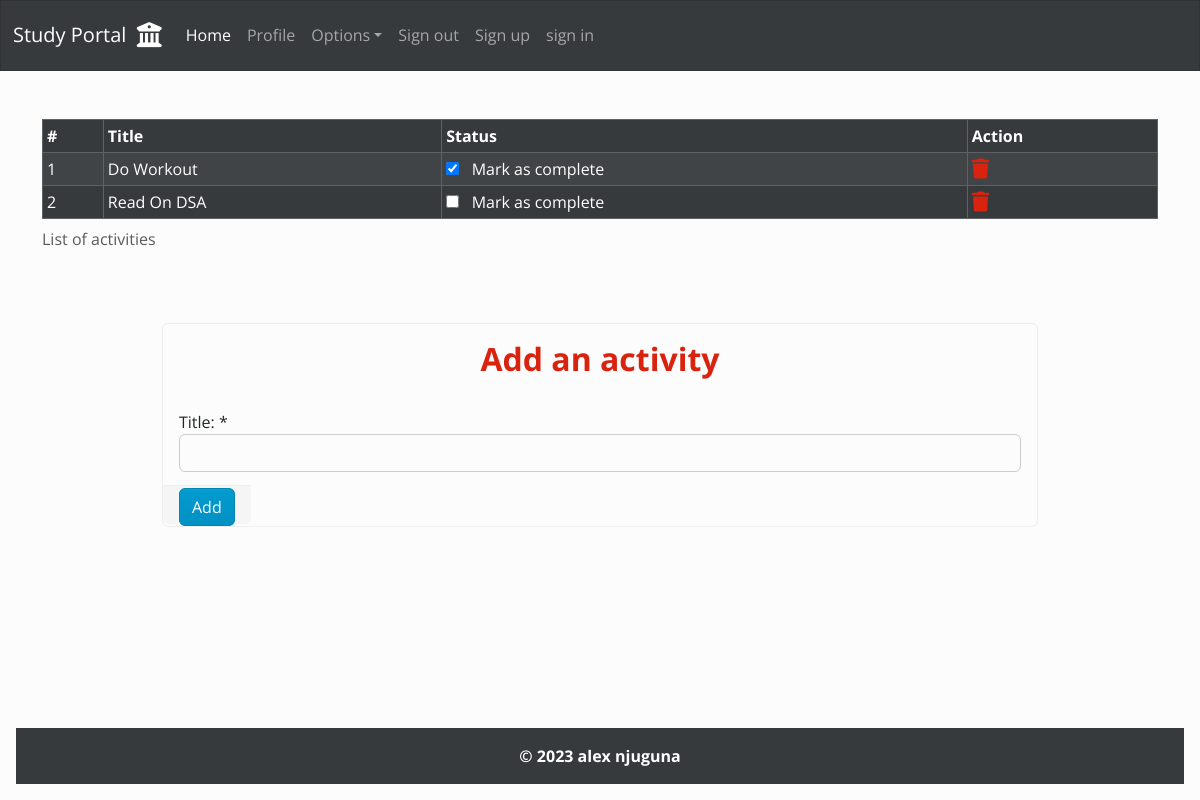
The app's page /activity/ (signed in), older data.
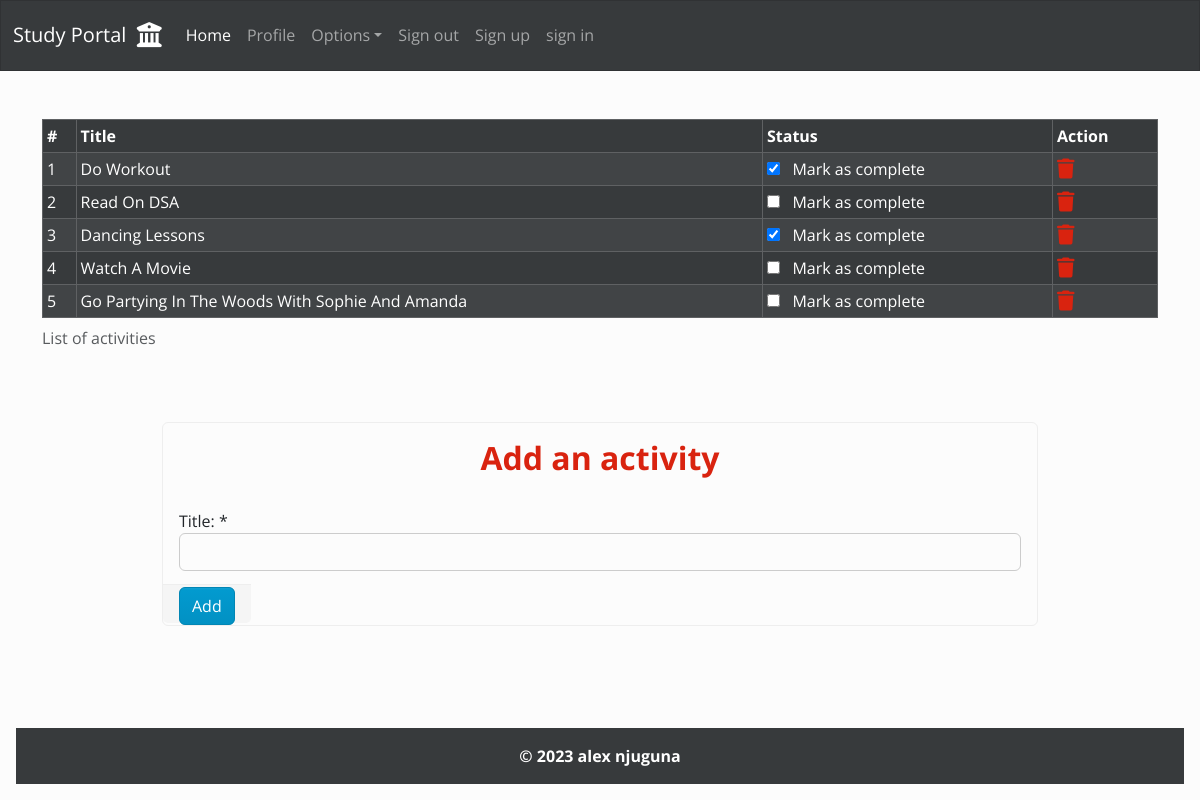
The same page, newer data.
### activity/models.py (models this page shows, shortened)
class Activity(models.Model):
    user = models.ForeignKey(User, on_delete=models.CASCADE)
    title = models.CharField(max_length=50)
    is_finished = models.BooleanField(default=False)

### activity/views.py (the view)
# urls.py: path("", views.home, name="home"),
def home(request):
    if request.method == "POST":
        form = ActivityForm(request.POST)
        if form.is_valid():
            title = form.cleaned_data.get("title")
            activity = Activity(user=request.user, title=title)
            activity.save()
            messages.success(request, f"Activity '{title.upper()}' added.")
            return redirect("activity:home")
    else:
        form = ActivityForm()
    activities = Activity.objects.filter(user=request.user)
    return render(request, "activity/home.html", {
        "title": "activities",
        "activities": activities,
        "form": form
    })

### activity/forms.py
class ActivityForm(forms.ModelForm):
    class Meta:
        model = Activity
        fields = ["title"]
        labels = {
            "title": "Title: "
        }
        widgets = {
            "title": forms.TextInput(attrs={
                "class": "form-control"
            })
        }

### activity/templates/activity/home.html (shortened to what this page needs)
{% extends 'dashboard/base.html' %}
{% load crispy_forms_tags %}
{% block content %}
    {% if activities %}
        <div class="container-md mt-5">
            <div class="table-responsive">
                <table class="table table-sm table-striped table-hover table-dark table-bordered">
                    <caption>List of activities</caption>
                    <thead>
                        <tr>
                            <th>#</th>
                            <th>Title</th>
                            <th>Status</th>
                            <th>Action</th>
                        </tr>
                    </thead>
                    <tbody>
                        {% for activity in activities %}
                            <tr>
                                <td>{{ forloop.counter }}</td>
                                <td class="text-capitalize">{{ activity.title }}</td>
                                <td>
                                    <a class="text-decoration-none" href="{% url 'activity:update_activity' activity.id %}">
                                        <div class="text-light">
                                            {% if activity.is_finished == True %}
                                                <input class="form-cntrol" type="checkbox" name="" id="" checked>
                                            {% else %}
                                                <input class="form-cntrol" type="checkbox" name="" id="">
                                            {% endif %}
                                            &nbsp;
                                            Mark as complete
                                        </div>
                                    </a>
                                </td>
                                <td>
                                    <a href="{% url 'activity:delete_activity' activity.id %}">
                                        <i class="fa-solid fa-trash fa-lg"></i>
                                    </a>
                                </td>
                            </tr>
                        {% endfor %}
                    </tbody>
                </table>
            </div>
        </div>
    {% else %}
        <h3 class="alert alert-info mt-3">No activities listed so far</h3>
    {% endif %}
    <div class="container-sm mt-5 w-75" style="margin-bottom: 120px;">
        <div class="card">
            <fieldset>
                <legend class="card-title text-center text-primary mt-3">
                    <h2 class="fw-bold fs-2">Add an activity</h2>
                </legend>
            </fieldset>
            <form class="form-group" action="" method="post" autocomplete="off">
                <fieldset class="card-body">
                    {{ form|crispy }}
                </fieldset>
                <fieldest class="card-footer mt-auto">
                    <button class="btn btn-info text-center" type="submit">
                        Add
                    </button>
                </fieldest>
            </form>
        </div>
    </div>
{% endblock content %}

### dashboard/templates/dashboard/base.html (shortened to what this page needs)
{% load static %}
<!DOCTYPE html>
<html lang="en">
<head>
    <link rel="stylesheet" href="{% static 'dashboard/css/bootstrap.min.css' %}">
    <link rel="stylesheet" href="https://cdnjs.cloudflare.com/ajax/libs/font-awesome/6.4.2/css/all.min.css"
 />
</head>
<body>
    {% include 'navbar.html' %}
    {% block content %}
    {% endblock content %}
    <div class="p-3 mt-4" style="position: fixed; bottom: 0; width: 100%;">
        <footer>
            <div class="bg-dark text-center text-light py-3">
                <p class="mb-0"><strong>&copy; {% now "Y" %} alex njuguna</strong></p>
            </div>
        </footer>
    </div>
</body>
</html>

### dashboard/templates/navbar.html (shortened to what this page needs)
<nav class="navbar navbar-expand-lg bg-dark" data-bs-theme="dark">
    <div class="container-fluid">
        <a class="navbar-brand" href="{% url 'dashboard:home' %}">Study Portal &nbsp;<i class="fa-solid fa-building-columns fa-lg"></i></a>
        <div class="collapse navbar-collapse" id="navbarColor02">
            <ul class="navbar-nav me-auto">
                <li class="nav-item">
                    <a class="nav-link active" href="{% url 'dashboard:home' %}">Home
                    </a>
                </li>
                <li class="nav-item">
                    <a class="nav-link" href="#">Profile</a>
                </li>
                <li class="nav-item dropdown">
                    <a class="nav-link dropdown-toggle" data-bs-toggle="dropdown" href="#" role="button"
                        aria-haspopup="true" aria-expanded="false">Options</a>
                </li>
                <li class="nav-item">
                    <a class="nav-link" href="#">Sign out</a>
                </li>
                <li class="nav-item">
                    <a class="nav-link" href="#">Sign up</a>
                </li>
                <li class="nav-item">
                    <a class="nav-link" href="#">sign in</a>
                </li>
            </ul>
        </div>
    </div>
</nav>

Row changes from the older to the newer data that the page shows:
added Activity: title "Dancing Lessons"
added Activity: title "Watch A Movie"
added Activity: title "Go Partying In The Woods With Sophie And Amanda"
